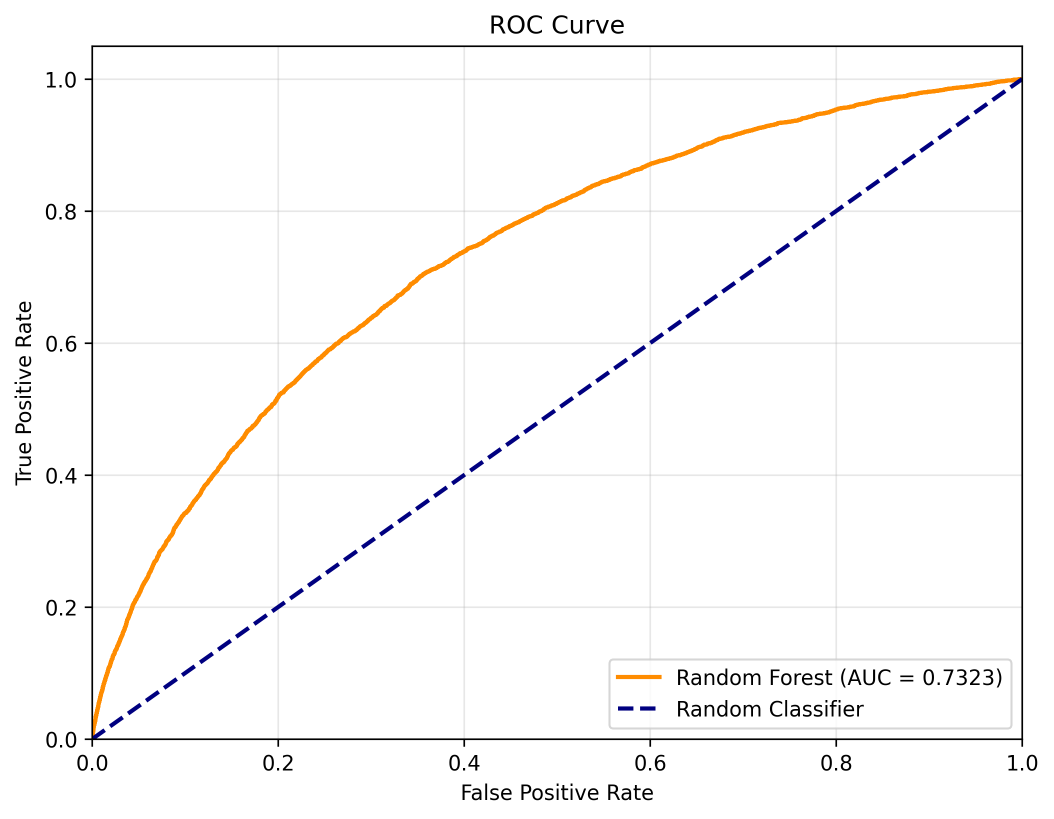
#> input picture outputs/run_20260404_174024/evaluation/roc_rf.png, 2107 x 1638 px (shown at 1/2 size); its folder holds 5 pictures in this run
$ python model_comparison_visualizations.py --runs outputs/run_20260404_174024/evaluation
#> lines starting #> are read from the running program, lines starting #| are printed output that depends on the picture
"""Create rich visual model comparison outputs from saved pipeline run artifacts.

This script reads one or more run directories under `outputs/` and creates:
- evaluation image grids for ROC, PR, and confusion matrices
- threshold comparison visuals from saved optimal threshold files
- grouped metric bar charts when a `model_comparison.csv` file is available
- a compact dashboard summarizing the available comparisons

Usage:
    python model_comparison_visualizations.py --runs outputs/run_20260407_054100 outputs/run_20260407_055441 --output outputs/visualizations
"""

from __future__ import annotations

import argparse
import re
from dataclasses import dataclass
from pathlib import Path
from typing import Dict, List, Optional

import matplotlib.pyplot as plt
import matplotlib.image as mpimg
import numpy as np
import pandas as pd

METRIC_ORDER = [
    "ROC_AUC",
    "PR_AUC",
    "F1_Score",
    "Precision",
    "Recall",
    "Accuracy",
]


@dataclass
class RunEvaluation:
    run_dir: Path
    name: str
    evaluation_dir: Path
    thresholds: Dict[str, float]
    metrics_df: Optional[pd.DataFrame]
    image_paths: Dict[str, Path]
    log_metrics: Dict[str, Dict[str, float]]

    @classmethod
    def from_run_dir(cls, run_dir: Path) -> "RunEvaluation":
        run_dir = run_dir.expanduser().resolve()
        evaluation_dir = run_dir / "evaluation"
        thresholds = cls._load_thresholds(run_dir)
        metrics_df = cls._load_metrics_df(run_dir)
        image_paths = cls._load_evaluation_images(evaluation_dir)
        log_metrics = cls._parse_logs(run_dir)
        return cls(
            run_dir=run_dir,
            name=run_dir.name,
            evaluation_dir=evaluation_dir,
            thresholds=thresholds,
            metrics_df=metrics_df,
            image_paths=image_paths,
            log_metrics=log_metrics,
        )

    @staticmethod
    def _load_thresholds(run_dir: Path) -> Dict[str, float]:
        thresholds_file = run_dir / "optimal_thresholds.txt"
        result: Dict[str, float] = {}
        if thresholds_file.exists():
            with open(thresholds_file, "r", encoding="utf-8") as f:
                for line in f:
                    match = re.match(r"^([A-Za-z ]+):\s*([0-9.]+)$", line.strip())
                    if match:
                        key = match.group(1).strip()
                        value = float(match.group(2))
                        result[key] = value
        return result

    @staticmethod
    def _load_metrics_df(run_dir: Path) -> Optional[pd.DataFrame]:
        candidate = run_dir / "model_comparison.csv"
        if candidate.exists():
            df = pd.read_csv(candidate)
            return df
        return None

    @staticmethod
    def _load_evaluation_images(evaluation_dir: Path) -> Dict[str, Path]:
        images: Dict[str, Path] = {}
        if evaluation_dir.exists():
            for image_path in evaluation_dir.glob("*.png"):
                images[image_path.name] = image_path
        return images

    @staticmethod
    def _parse_logs(run_dir: Path) -> Dict[str, Dict[str, float]]:
        log_metrics: Dict[str, Dict[str, float]] = {}
        log_dir = run_dir / "logs"
        if log_dir.exists():
            for log_file in log_dir.glob("*.log"):
                with open(log_file, "r", encoding="utf-8", errors="ignore") as f:
                    text = f.read()
                lines = text.splitlines()
                current_model = None
                for line in lines:
                    model_match = re.search(r"Evaluating ([A-Za-z0-9_ ()+-]+)", line)
                    if model_match:
                        current_model = model_match.group(1).strip()
                        log_metrics[current_model] = {}
                    metric_match = re.search(r"([A-Z][A-Za-z_ ]+):\s*([0-9.]+)", line)
                    if current_model and metric_match:
                        key = metric_match.group(1).strip().replace(" ", "_")
                        try:
                            value = float(metric_match.group(2))
                            log_metrics[current_model][key] = value
                        except ValueError:
                            continue
        return log_metrics


def plot_image_grid(run: RunEvaluation, output_dir: Path) -> Path:
    images_to_show = [
        ("roc_rf.png", "RF ROC"),
        ("roc_tabnet.png", "TabNet ROC"),
        ("roc_ensemble.png", "Ensemble ROC"),
        ("pr_rf.png", "RF PR"),
        ("pr_tabnet.png", "TabNet PR"),
        ("pr_ensemble.png", "Ensemble PR"),
        ("cm_rf_optimal.png", "RF CM Optimal"),
        ("cm_tabnet_optimal.png", "TabNet CM Optimal"),
        ("cm_ensemble_optimal.png", "Ensemble CM Optimal"),
    ]

    found_images = [(title, run.image_paths[name]) for name, title in images_to_show if name in run.image_paths]
    if not found_images:
        raise FileNotFoundError(f"No evaluation PNG images found in {run.evaluation_dir}")

    n = len(found_images)
    cols = 3
    rows = int(np.ceil(n / cols))
    fig, axes = plt.subplots(rows, cols, figsize=(cols * 5, rows * 4))
    axes = np.array(axes).reshape(-1)

    for ax in axes[n:]:
        ax.axis("off")

    for idx, (title, path) in enumerate(found_images):
        img = mpimg.imread(path)
#> img is the input picture: shape (1638, 2107, 4) float32; mean R, G, B, A 0.981, 0.977, 0.976, 1
        ax = axes[idx]
        ax.imshow(img)
        ax.set_title(title, fontsize=12)
        ax.axis("off")

    fig.suptitle(f"Evaluation Image Grid: {run.name}", fontsize=18)
    fig.tight_layout(rect=[0, 0, 1, 0.96])
    output_path = output_dir / f"evaluation_image_grid_{run.name}.png"
    fig.savefig(output_path, dpi=200, bbox_inches="tight")
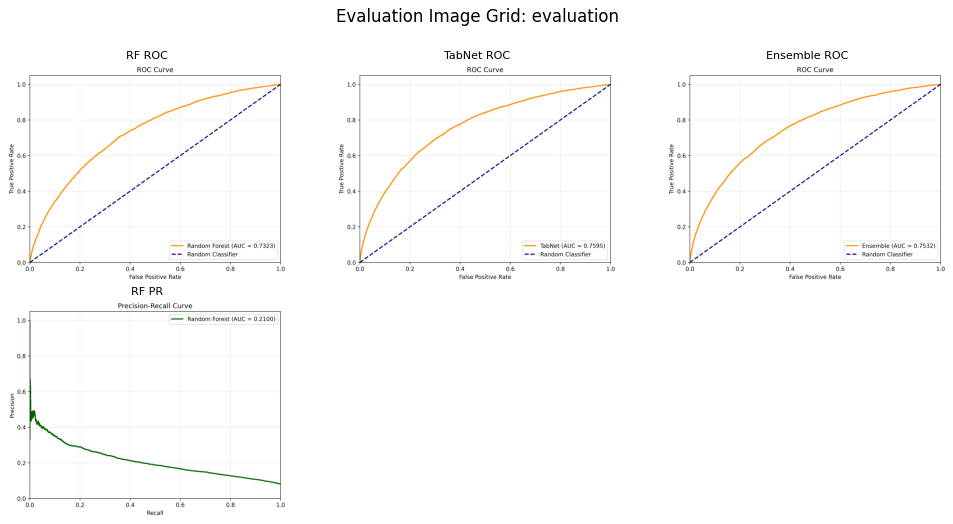
#> figure drawn by matplotlib, 4 panels
    plt.close(fig)
    return output_path


def plot_threshold_comparison(runs: List[RunEvaluation], output_dir: Path) -> Optional[Path]:
    model_names = []
    threshold_values: Dict[str, List[float]] = {}
    for run in runs:
        if not run.thresholds:
            continue
        for model_name, value in run.thresholds.items():
            threshold_values.setdefault(model_name, [])
            threshold_values[model_name].append(value)
    if not threshold_values:
        return None

    x = np.arange(len(runs))
    width = 0.18
    fig, ax = plt.subplots(figsize=(10, 5))

    for idx, (model_name, values) in enumerate(sorted(threshold_values.items())):
        padded = values + [np.nan] * (len(runs) - len(values))
        ax.bar(x + idx * width, padded, width, label=model_name)

    ax.set_xticks(x + width * (len(threshold_values) - 1) / 2)
    ax.set_xticklabels([run.name for run in runs], rotation=20, ha="right")
    ax.set_ylim(0, 1)
    ax.set_ylabel("Optimal Classification Threshold")
    ax.set_title("Optimal Threshold Comparison Across Runs")
    ax.legend()
    ax.grid(axis="y", alpha=0.3)
    fig.tight_layout()
    output_path = output_dir / "threshold_comparison.png"
    fig.savefig(output_path, dpi=200, bbox_inches="tight")
    plt.close(fig)
    return output_path


def plot_grouped_metrics(runs: List[RunEvaluation], output_dir: Path) -> Optional[Path]:
    data_frames: List[pd.DataFrame] = []
    for run in runs:
        if run.metrics_df is None:
            continue
        df = run.metrics_df.copy()
        df["Run"] = run.name
        data_frames.append(df)

    if not data_frames:
        return None

    combined = pd.concat(data_frames, ignore_index=True)
    models = combined["Model"].unique().tolist()
    metrics = [m for m in METRIC_ORDER if m in combined.columns]
    if not metrics:
        return None

    fig, ax = plt.subplots(figsize=(12, 6))
    x = np.arange(len(models))
    total_width = 0.8
    width = total_width / len(runs)

    for idx, run in enumerate(runs):
        if run.metrics_df is None:
            continue
        values = [run.metrics_df[run.metrics_df["Model"] == model][metrics].mean().mean() for model in models]
        ax.bar(x + idx * width, values, width, label=run.name)

    ax.set_xticks(x + width * (len(runs) - 1) / 2)
    ax.set_xticklabels(models, rotation=30, ha="right")
    ax.set_ylabel("Average Metric Value")
    ax.set_title("Average Model Performance Across Runs")
    ax.legend()
    ax.grid(axis="y", alpha=0.3)
    fig.tight_layout()
    output_path = output_dir / "grouped_metric_comparison.png"
    fig.savefig(output_path, dpi=200, bbox_inches="tight")
    plt.close(fig)
    return output_path


def plot_radar_metrics(run: RunEvaluation, output_dir: Path) -> Optional[Path]:
    if run.metrics_df is None:
        return None

    metrics = [m for m in METRIC_ORDER if m in run.metrics_df.columns]
    if not metrics:
        return None

    labels = metrics
    num_vars = len(labels)
    angles = np.linspace(0, 2 * np.pi, num_vars, endpoint=False).tolist()
    angles += angles[:1]

    fig, ax = plt.subplots(figsize=(6, 6), subplot_kw=dict(polar=True))

    for model_name in run.metrics_df["Model"].unique():
        values = run.metrics_df.loc[run.metrics_df["Model"] == model_name, metrics].mean().tolist()
        values += values[:1]
        ax.plot(angles, values, label=model_name)
        ax.fill(angles, values, alpha=0.15)

    ax.set_theta_offset(np.pi / 2)
    ax.set_theta_direction(-1)
    ax.set_thetagrids(np.degrees(angles[:-1]), labels)
    ax.set_ylim(0, 1)
    ax.set_title(f"Radar Comparison: {run.name}")
    ax.grid(True)
    ax.legend(loc="upper right", bbox_to_anchor=(1.3, 1.1))
    fig.tight_layout()
    output_path = output_dir / f"radar_metrics_{run.name}.png"
    fig.savefig(output_path, dpi=200, bbox_inches="tight")
    plt.close(fig)
    return output_path


def build_dashboard(runs: List[RunEvaluation], output_dir: Path) -> Path:
    fig = plt.figure(figsize=(18, 12))
    rows = 3
    cols = 2

    # Top-left: threshold comparison
    threshold_path = plot_threshold_comparison(runs, output_dir)
    ax1 = fig.add_subplot(rows, cols, 1)
    if threshold_path and threshold_path.exists():
        img = mpimg.imread(threshold_path)
        ax1.imshow(img)
        ax1.axis("off")
        ax1.set_title("Threshold Comparison")
    else:
        ax1.text(0.5, 0.5, "No threshold data available", ha="center", va="center")
        ax1.axis("off")

    # Top-right: run image grid for first run
    if runs:
        image_path = plot_image_grid(runs[0], output_dir)
        ax2 = fig.add_subplot(rows, cols, 2)
        img = mpimg.imread(image_path)
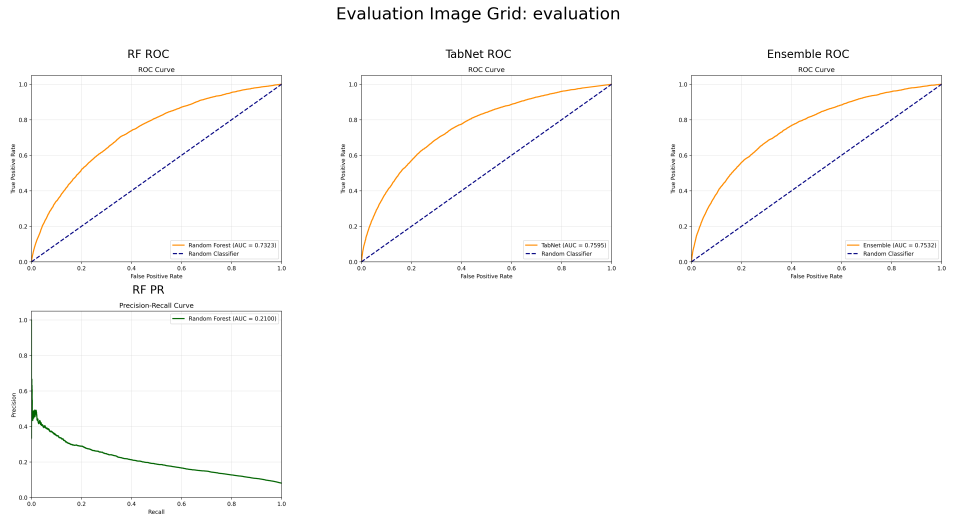
#> img: shape (1577, 2924, 4) float32 (shown at 1/3 size); mean R, G, B, A 0.988, 0.987, 0.986, 1
        ax2.imshow(img)
        ax2.axis("off")
        ax2.set_title(f"Evaluation Grid: {runs[0].name}")
    else:
        ax2 = fig.add_subplot(rows, cols, 2)
        ax2.text(0.5, 0.5, "No run available", ha="center", va="center")
        ax2.axis("off")

    # Bottom-left: grouped metric comparison
    grouped_path = plot_grouped_metrics(runs, output_dir)
    ax3 = fig.add_subplot(rows, cols, 3)
    if grouped_path and grouped_path.exists():
        img = mpimg.imread(grouped_path)
        ax3.imshow(img)
        ax3.axis("off")
        ax3.set_title("Grouped Metric Comparison")
    else:
        ax3.text(0.5, 0.5, "No metric CSV data available", ha="center", va="center")
        ax3.axis("off")

    # Bottom-right: radar chart for first run if available
    ax4 = fig.add_subplot(rows, cols, 4, polar=True)
    if runs and runs[0].metrics_df is not None:
        run = runs[0]
        metrics = [m for m in METRIC_ORDER if m in run.metrics_df.columns]
        if metrics:
            labels = metrics
            angles = np.linspace(0, 2 * np.pi, len(labels), endpoint=False).tolist()
            angles += angles[:1]
            for model_name in run.metrics_df["Model"].unique():
                values = run.metrics_df.loc[run.metrics_df["Model"] == model_name, metrics].mean().tolist()
                values += values[:1]
                ax4.plot(angles, values, label=model_name)
                ax4.fill(angles, values, alpha=0.12)
            ax4.set_thetagrids(np.degrees(angles[:-1]), labels)
            ax4.set_title(f"Radar Comparison: {run.name}")
            ax4.set_ylim(0, 1)
            ax4.legend(loc="upper right", bbox_to_anchor=(1.3, 1.1))
        else:
            ax4.text(0.5, 0.5, "No metrics available", ha="center", va="center")
            ax4.axis("off")
    else:
        ax4.text(0.5, 0.5, "No metrics available", ha="center", va="center")
        ax4.axis("off")

    fig.suptitle("Model Comparison Dashboard", fontsize=20)
    output_path = output_dir / "model_comparison_dashboard.png"
    fig.savefig(output_path, dpi=200, bbox_inches="tight")
    plt.close(fig)
    return output_path


def main() -> None:
    parser = argparse.ArgumentParser(
        description="Build comprehensive model comparison visualizations from saved runs."
    )
    parser.add_argument(
        "--runs",
        nargs="+",
        required=True,
        help="One or more run directories to compare (e.g. outputs/run_20260407_054100)",
    )
    parser.add_argument(
        "--output",
        default="outputs/model_comparison_visualizations",
        help="Directory to save generated comparison images",
    )

    args = parser.parse_args()
    output_dir = Path(args.output).expanduser().resolve()
    output_dir.mkdir(parents=True, exist_ok=True)

    run_evaluations: List[RunEvaluation] = []
    for run_arg in args.runs:
        run_path = Path(run_arg).expanduser().resolve()
        if not run_path.exists():
            raise FileNotFoundError(f"Run directory does not exist: {run_path}")
        run_evaluations.append(RunEvaluation.from_run_dir(run_path))

    created_images: List[Path] = []
    for run in run_evaluations:
        try:
            created_images.append(plot_image_grid(run, output_dir))
        except FileNotFoundError:
            pass
        if run.thresholds:
            created_images.append(plot_threshold_comparison([run], output_dir))
        if run.metrics_df is not None:
            created_images.append(plot_radar_metrics(run, output_dir))

    comparison_path = plot_threshold_comparison(run_evaluations, output_dir)
    if comparison_path:
        created_images.append(comparison_path)

    grouped_path = plot_grouped_metrics(run_evaluations, output_dir)
    if grouped_path:
        created_images.append(grouped_path)

    dashboard_path = build_dashboard(run_evaluations, output_dir)
    created_images.append(dashboard_path)

    print("Saved comparison visualizations:")
    for path in created_images:
        if path is not None:
            print(f"- {path}")


if __name__ == "__main__":
    main()
